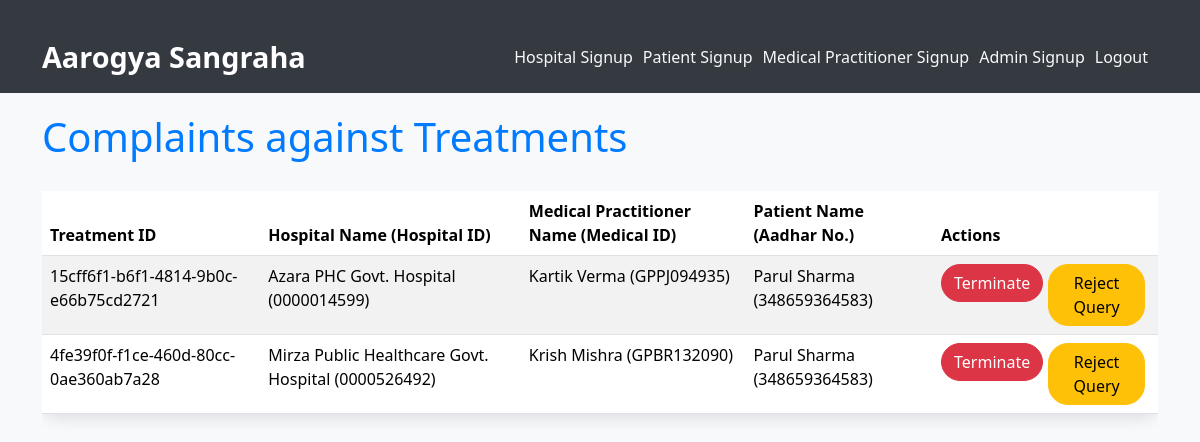
/treatment/queried-treatments/ (signed in), run on an earlier commit of the app's database.
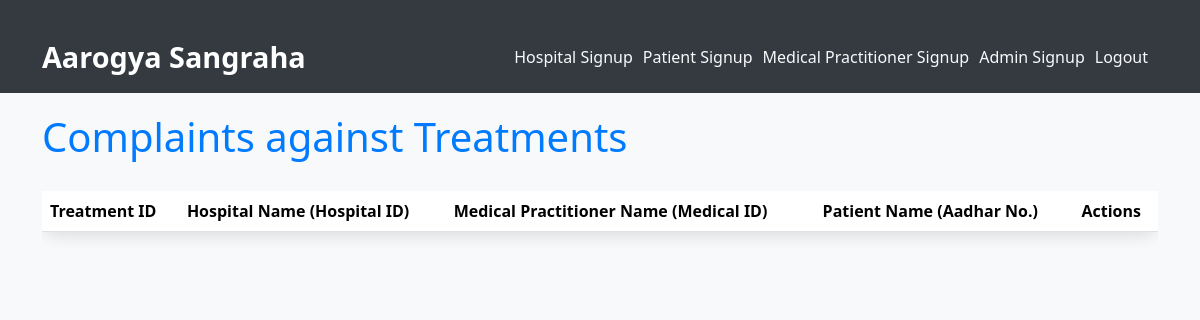
And on a later commit of the database.
### treatment/models.py (models this page shows, shortened)
class Treatment(models.Model):
    tid = models.UUIDField(primary_key=True, default=uuid.uuid4, editable=False)
    date = models.DateField(auto_now_add=True)
    time = models.TimeField(auto_now_add=True)
    symptoms = models.CharField(max_length=500)
    advisedTest = models.CharField(max_length=250,default=None,null=True,blank=True)
    disease = models.CharField(max_length=75)
    admitted = models.CharField(max_length=20, choices=aList, default='Not Required')
    aadharNo = models.ForeignKey(Patient,on_delete=models.CASCADE,to_field='aadharNo')
    treatmentCost = models.IntegerField()
    medicalID = models.ForeignKey(MedicalPractitioner,on_delete=models.SET_NULL,null=True,blank=True,to_field='medicalID')
    hospitalID = models.ForeignKey(Hospital, on_delete=models.SET_NULL, null=True, blank=True, to_field='hospitalID')
    suggestions = models.CharField(max_length=500,null=True,blank=True,default=None)
    query = models.CharField(max_length=20,choices=q,default='No')
    medicines = models.ManyToManyField(Medicine, through='Medicine_Treatment')

class Hospital(models.Model):
    user=models.OneToOneField(User,on_delete=models.CASCADE)
    hospitalID = models.CharField(max_length=10,primary_key=True)
    address = models.CharField(max_length=100)
    city = models.CharField(max_length=30)
    state = models.CharField(max_length=15)
    pincode = models.CharField(max_length=6)
    status = models.CharField(max_length=20, choices=(
        ('pending', 'Pending Verification'),
        ('approved', 'Approved'),
        ('rejected', 'Rejected')
    ), default='pending')
    def __str__(self):
        return f"{self.user.first_name} {self.user.last_name} ({self.hospitalID})"

class MedicalPractitioner(models.Model):
    user=models.OneToOneField(User,on_delete=models.CASCADE)
    medicalID = models.CharField(max_length=10,primary_key=True)
    sex = models.CharField(max_length=1,choices=sex_c,default=None)
    date_of_birth = models.DateField()
    hospitalID = models.ForeignKey(Hospital,on_delete=models.SET_NULL,null=True,blank=True,to_field='hospitalID')
    department = models.CharField(max_length=50,choices=departments,default=None)
    status = models.CharField(max_length=21, choices=(
        ('Authorized','Authorized'),
        ('Suspended','Suspended'),
        ('Permanently Suspended','Permanently Suspended')
    ), default='Authorized')
    def __str__(self):
        return f"{self.user.first_name} {self.user.last_name} ({self.medicalID})"

class Patient(models.Model):
    user=models.OneToOneField(User,on_delete=models.CASCADE)
    aadharNo = models.CharField(max_length=12,primary_key=True)
    sex = models.CharField(max_length=1,choices=sex_c,default=None)
    date_of_birth = models.DateField()
    bloodGroup = models.CharField(max_length=3,choices=bg,default=None)
    emergencyContact = models.CharField(max_length=11)
    criticalInfo = models.CharField(max_length=150,null=True,blank=True,default=None)
    def __str__(self):
        return f"{self.user.first_name} {self.user.last_name} ({self.aadharNo})"

### treatment/views.py (the view)
# urls.py: path('queried-treatments/',views.queried_treatments,name='queried_treatments'),
@login_required
def queried_treatments(request):
    treatments = models.Treatment.objects.filter(query__in=['Wrong Treatment', 'False Treatment'])
    return render(request, 'treatment/queried_treatments.html', {'treatments': treatments})

### treatment/templates/treatment/queried_treatments.html (shortened to what this page needs)
<!DOCTYPE html>
<html lang="en">
<head>
    <link href="https://cdn.jsdelivr.net/npm/bootstrap@5.3.3/dist/css/bootstrap.min.css" rel="stylesheet">
</head>
<body>
    <nav class="navbar navbar-dark">
        <div class="container">
            <a href="{% url 'home' %}" class="navbar-brand">Aarogya Sangraha</a>
            <div class="navbar">
                <a class="nav-item nav-link text-light" href="{% url 'treatment:hospitalsignup' %}">Hospital Signup</a>
                <a class="nav-item nav-link text-light" href="{% url 'treatment:patientsignup' %}">Patient Signup</a>
                <a class="nav-item nav-link text-light" href="{% url 'treatment:medpracsignup' %}">Medical Practitioner Signup</a>
                <a class="nav-item nav-link text-light" href="{% url 'treatment:adminsignup' %}">Admin Signup</a>
                {% if not user.is_authenticated %}
                    <a class="nav-item nav-link text-light" href="{% url 'treatment:hospitallogin' %}">Hospital Login</a>
                    <a class="nav-item nav-link text-light" href="{% url 'treatment:patientlogin' %}">Patient Login</a>
                    <a class="nav-item nav-link text-light" href="{% url 'treatment:medpraclogin' %}">Medical Practitioner Login</a>
                    <a class="nav-item nav-link text-light" href="{% url 'treatment:adminlogin' %}">Admin Login</a>
                {% else %}
                    {% if user.hospital %}
                        <a class="nav-item nav-link text-light" href="{% url 'treatment:hospitallogout' %}">Logout</a>
                    {% elif user.medicalpractitioner %}
                        <a class="nav-item nav-link text-light" href="{% url 'treatment:medpraclogout' %}">Logout</a>
                    {% elif user.patient %}
                        <a class="nav-item nav-link text-light" href="{% url 'treatment:patientlogout' %}">Logout</a>
                    {% elif user.admin %}
                        <a class="nav-item nav-link text-light" href="{% url 'treatment:adminlogout' %}">Logout</a>
                    {% endif %}
                {% endif %}
            </div>
        </div>
    </nav>
    <div class="container">
        <h1>Complaints against Treatments</h1>
        <div class="table-responsive">
            <table class="table table-striped table-hover">
                <thead>
                    <tr>
                        <th>Treatment ID</th>
                        <th>Hospital Name (Hospital ID)</th>
                        <th>Medical Practitioner Name (Medical ID)</th>
                        <th>Patient Name (Aadhar No.)</th>
                        <th>Actions</th>
                    </tr>
                </thead>
                <tbody>
                    {% for treatment in treatments %}
                        <tr>
                            <td>{{ treatment.tid }}</td>
                            <td>{{ treatment.hospitalID }}</td>
                            <td>{{ treatment.medicalID }}</td>
                            <td>{{ treatment.aadharNo }}</td>
                            <td>
                                <div class="d-flex justify-content-start">
                                    <div class="mr-2">
                                        <a href="{% url 'treatment:terminate_med_prac' treatment.tid %}" class="btn btn-danger">Terminate</a>
                                    </div>
                                    <div>
                                        <a href="{% url 'treatment:reject_query' treatment.tid %}" class="btn btn-warning">Reject Query</a>
                                    </div>
                                </div>
                            </td>
                        </tr>
                    {% endfor %}
                </tbody>
            </table>
        </div>
    </div>
</body>
</html>

What changed in the data, as far as the page shows it:
no longer on this page (row edited): Treatment: tid "15cff6f1-b6f1-4814-9b0c-e66b75cd2721", hospitalID "Azara PHC Govt. Hospital (0000014599)", medicalID "Kartik Verma (GPPJ094935)", aadharNo "Parul Sharma (348659364583)"
no longer on this page (row edited): Treatment: tid "4fe39f0f-f1ce-460d-80cc-0ae360ab7a28", hospitalID "Mirza Public Healthcare Govt. Hospital (0000526492)", medicalID "Krish Mishra (GPBR132090)", aadharNo "Parul Sharma (348659364583)"
